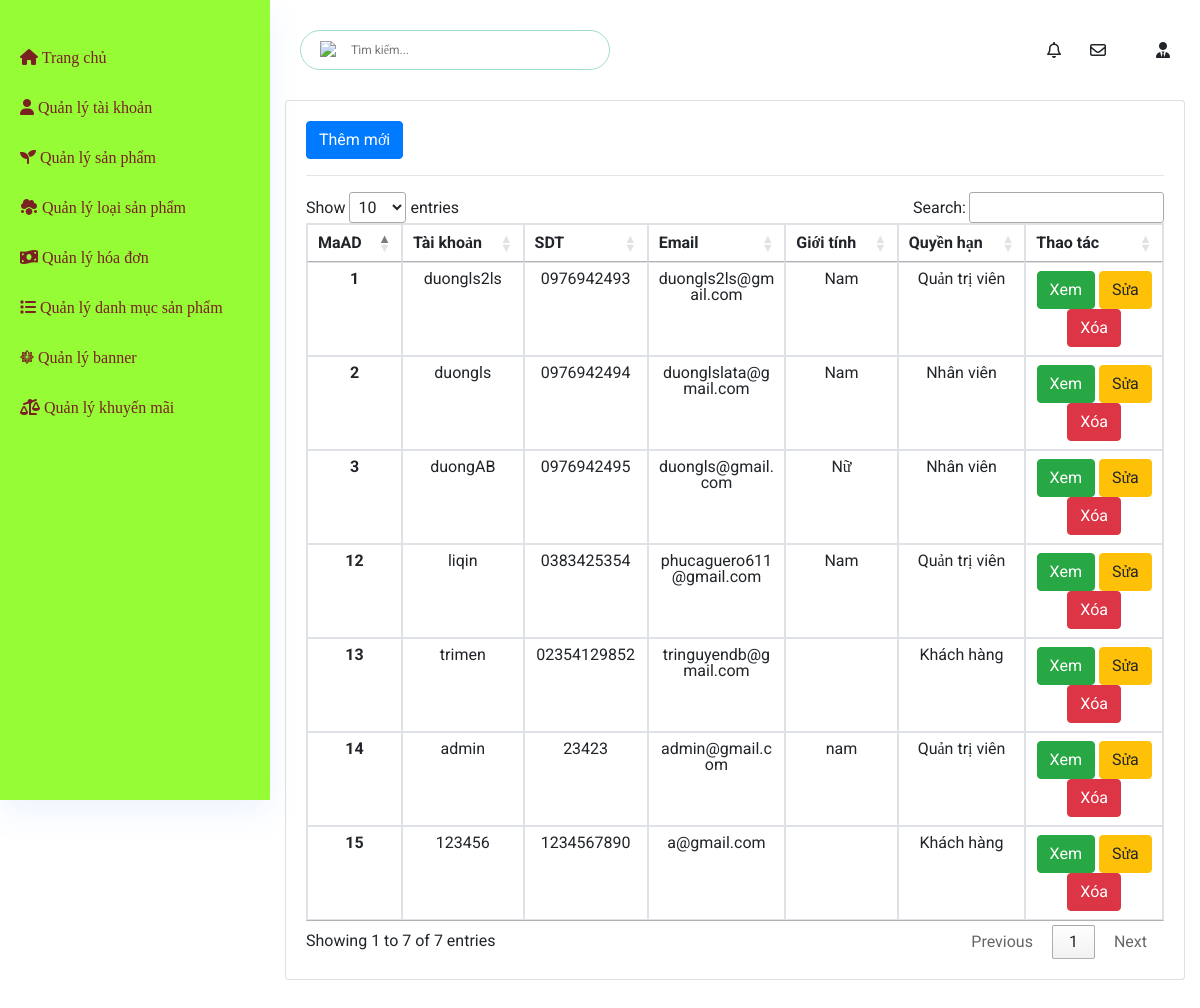
The page /Admin/index.php?mod=nguoidung on the database as committed earlier.
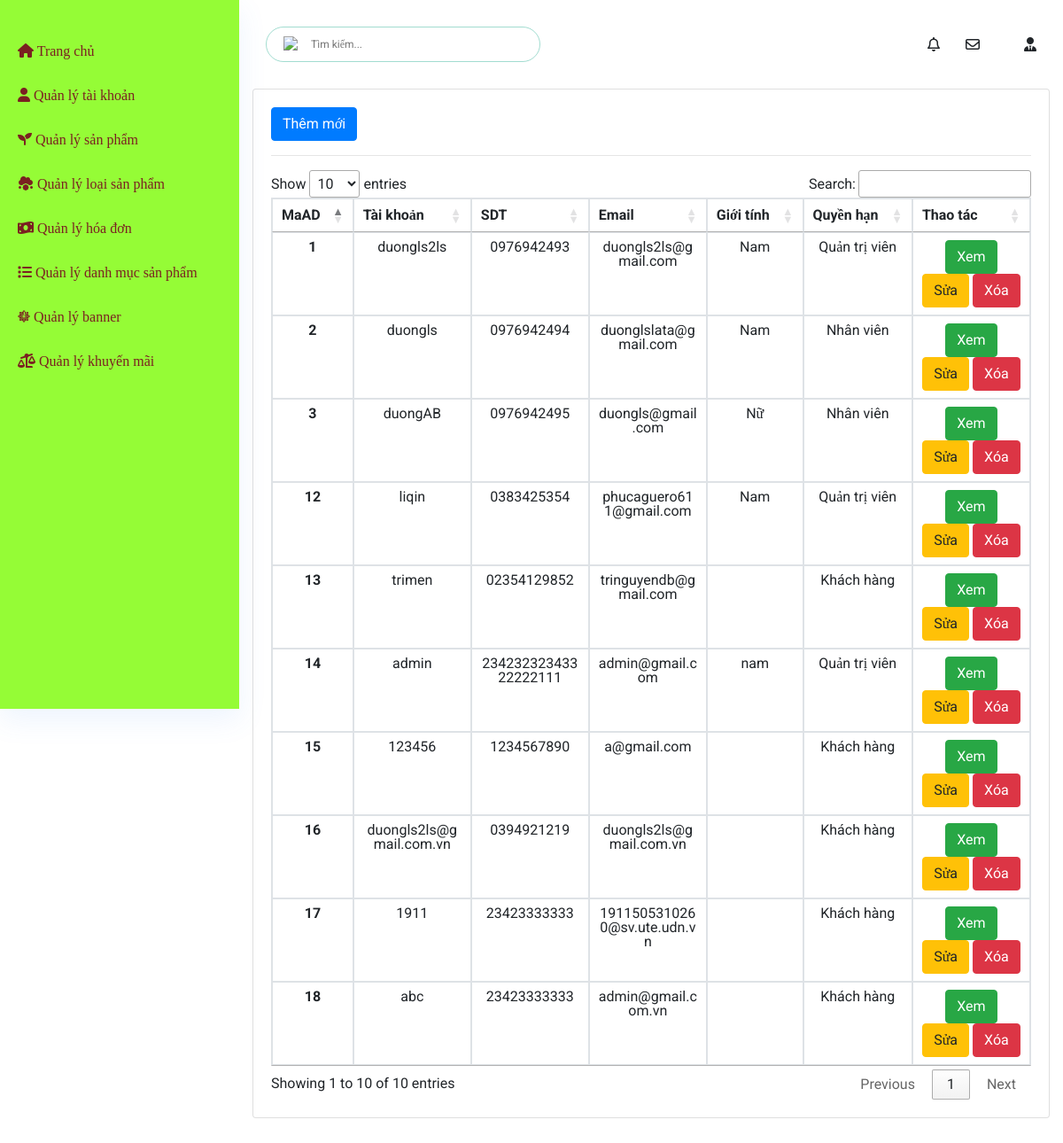
The same page on the database as committed later.
### tables this page shows
CREATE TABLE `nguoidung` (
  `MaND` int(11) NOT NULL,
  `Ho` varchar(20) NOT NULL,
  `Ten` varchar(20) NOT NULL,
  `GioiTinh` varchar(10) NOT NULL,
  `SDT` varchar(20) DEFAULT NULL,
  `Email` varchar(50) NOT NULL,
  `DiaChi` varchar(200) NOT NULL,
  `TaiKhoan` varchar(100) NOT NULL,
  `MatKhau` varchar(100) NOT NULL,
  `MaQuyen` int(11) NOT NULL,
  `TrangThai` int(11) NOT NULL
);

### Admin/Controllers/UserController.php (called while the page is built, shortened)
<?php
class NguoiDungController
{
    var $nguoidung_model;
    public function __construct()
    {
        $this->nguoidung_model = new nguoidung();
    }
    public function list()
    {
        $data = $this->nguoidung_model->all();
        require_once("./Views/indexAD.php");
    }
}

### Admin/Models/connection.php (called while the page is built, shortened)
<?php
    class connection{
        function __construct()
        {
            $severname ="localhost";
            $username ="root";
            $password ="";
            $db_name ="webfood";
            $this->conn = new mysqli($severname,$username,$password,$db_name);
        }
    }
?>

### Admin/Models/model.php (called while the page is built, shortened)
<?php
require_once("connection.php");
class Model
{
    var $table;
    var $contens;
    function __construct()
    {
        $conn_obj = new Connection();
        $this->conn = $conn_obj->conn;
    }
    function all(){
        $query = "select * from $this->table ORDER BY $this->contens ASC";
        require("result.php");
        return $data;
   }
}
?>

### Admin/Models/result.php (called while the page is built)
<?php
$result = $this->conn->query($query);
$data = array();
while ($row = $result->fetch_assoc()) {
    $data[] = $row;
}
?>

### Admin/Views/user/list.php (the view, shortened to what this page needs)
<?php if (1==1) { ?>
<a href="?mod=nguoidung&act=add" type="button" class="btn btn-primary">Thêm mới</a>
<?php } ?>
<hr>
<table class="table table-bordered acountTable" id="dataTable" width="100%" cellspacing="0">
  <thead>
    <tr>
      <th class="th-firt" scope="col">MaAD</th>
      <th scope="col">Tài khoản</th>
      <th scope="col">SDT</th>
      <th scope="col">Email</th>
      <th class="th-firt" scope="col">Giới tính</th>
      <th scope="col">Quyền hạn</th>
      <th>Thao tác</th>
    </tr>
  </thead>
  <tbody>
    <?php
    foreach ($data as $row) { ?>
      <tr>
        <th class="th-firt" scope="row"><?= $row['MaND'] ?></th>
        <td><?= $row['TaiKhoan'] ?></td>
        <td><?= $row['SDT'] ?></td>
        <td><?= $row['Email'] ?></td>
        <td class="th-firt"><?= $row['GioiTinh'] ?></td>
        <td>
          <?php
          if ($row['MaQuyen'] == 2) {
            echo 'Quản trị viên';
          } else {
            if ($row['MaQuyen'] == 1) {
              echo 'Khách hàng';
            } else {
              echo 'Nhân viên';
            }
          }
          ?>
        </td>
        <td>
          <a href="?mod=nguoidung&act=detail&id=<?= $row['MaND'] ?>" type="button" class="btn btn-success">Xem</a>
          <a href="?mod=nguoidung&act=edit&id=<?= $row['MaND'] ?>" type="button" class="btn btn-warning">Sửa</a>
          <a href="?mod=nguoidung&act=delete&id=<?= $row['MaND'] ?>" onclick="return confirm('Bạn có thật sự muốn xóa ?');" type="button" class="btn btn-danger">Xóa</a>
        </td>
      </tr>
    <?php } ?>
  </tbody>
</table>

### Admin/index.php (shortened to what this page needs)
<?php
    $mod = isset($_GET['mod']) ? $_GET['mod'] : "login";
    $act = isset($_GET['act']) ? $_GET['act'] : "admin";
    switch ($mod) {
        case 'nguoidung':
            require_once('Controllers/UserController.php');
            $controller_obj = new NguoiDungController();
            switch ($act) {
                default:
                    $controller_obj->list();
                    break;
            }
            break;
        }
?>

### Admin/Views/indexAD.php (shortened to what this page needs)
<!DOCTYPE html>
<html lang="en">
<head>
    <link rel="stylesheet" href="https://maxcdn.bootstrapcdn.com/bootstrap/4.0.0/css/bootstrap.min.css"
>
    <link rel="stylesheet" href="https://cdnjs.cloudflare.com/ajax/libs/font-awesome/6.0.0-beta2/css/all.min.css"
 />
    <link rel="stylesheet" href="https://unpkg.com/swiper/swiper-bundle.min.css"/>
    <link rel="stylesheet" href="./Public/css/responsive.css">
    <link rel="stylesheet" href="./Public/css/style.css">
    <link rel="stylesheet" href="./Public/css/reset.css">
    <link rel="stylesheet" href="./Public/css/admin.css">
    <link rel="stylesheet" href="../public/css/product.css">
    <link type="text/css" rel="stylesheet" href="https://cdn.datatables.net/1.10.20/css/jquery.dataTables.min.css">
</head>
<body>
  <?php
    require_once("menu.php");
  ?>
  <section class="main_content dashboard_part large_header_bg">
    <?php require_once("head_food/header_admin.php"); ?>
    <div class="container-fluid">
      <div class="card shadow mb-4">
        <div class="card-body">
          <div class="table-responsive">
            <?php
                $mod = isset($_GET['mod']) ? $_GET['mod'] : "login";
                $act = isset($_GET['act']) ? $_GET['act'] : "admin";
                switch ($mod) {
                    case 'nguoidung':
                      require_once('./Controllers/UserController.php');
                      $controller_obj = new NguoiDungController();
                      switch ($act) {
                        default:
                          $controller_obj->list();
                          require_once('user/list.php');
                          break;
                      }
                      break;
              }
            ?>
          </div>
        </div>
      </div>
    </div>
  </section>
</body>
</html>

### Admin/Views/menu.php (shortened to what this page needs)
<nav class="sidebar vertical-scroll ps-container ps-theme-default ps-active-y">
    <div class="logo d-flex justify-content-between">
    </div>
    <ul id="sidebar_menu" class="metismenu">
        <li>
            <a class="has-arrow" href="#" aria-expanded="true">
                <div class="icon_menu">
                    <i class="fas fa-home"></i>
                    <span>Trang chủ</span>
                </div>
            </a>
        </li>
        <li>
            <a class="has-arrow" href="?mod=nguoidung" aria-expanded="true">
                <div class="icon_menu">
                    <i class="fas fa-user" aria-expanded="true"></i>
                    <span>Quản lý tài khoản</span>
                </div>
            </a>
        </li>
        <li>
            <a class="has-arrow" href="?mod=sanpham" aria-expanded="true">
                <div class="icon_menu">
                    <i class="fas fa-seedling"></i>
                    <span>Quản lý sản phẩm</span>
                </div>
            </a>
        </li>
        <li>
            <a class="has-arrow" href="?mod=loaisanpham" aria-expanded="true">
                <div class="icon_menu">
                    <i class="fas fa-cloud-meatball"></i>
                    <span>Quản lý loại sản phẩm</span>
                </div>
            </a>
        </li>
        <li>
            <a class="has-arrow" href="#" aria-expanded="true">
                <div class="icon_menu">
                    <i class="fas fa-money-bill-wave"></i>
                    <span>Quản lý hóa đơn</span>
                </div>
            </a>
        </li>
        <li>
            <a class="has-arrow" href="?mod=category" aria-expanded="true">
                <div class="icon_menu">
                    <i class="fas fa-list"></i>
                    <span>Quản lý danh mục sản phẩm</span>
                </div>
            </a>
        </li>
        <li>
            <a class="has-arrow" href="#" aria-expanded="true">
                <div class="icon_menu">
                    <i class="fab fa-centos"></i>
                    <span>Quản lý banner</span>
                </div>
            </a>
        </li>
        <li>
            <a class="has-arrow" href="#" aria-expanded="true">
                <div class="icon_menu">
                    <i class="fas fa-balance-scale-left"></i>
                    <span>Quản lý khuyến mãi</span>
                </div>
            </a>
        </li>
    </ul>
</nav>

### Admin/Views/head_food/header_admin.php
<div class="container-fluid no-gutters">
    <div class="row">
        <div class="col-lg-12 p-0 ">
            <div class="header_iner d-flex justify-content-between align-items-center">
              <div class="serach_field-area d-flex align-items-center">
                <div class="search_inner">
                  <form action="#">
                    <div class="search_field">
                      <input type="text" placeholder="Tìm kiếm...">
                    </div>
                    <button type="submit">
                      <img src="https://img.icons8.com/material-outlined/24/000000/search--v1.png"/>
                    </button>
                  </form>
                </div>
              </div>
              <div class="header_right d-flex justify-content-between align-items-center">
                  <div class="header_notification_warp d-flex align-items-center">
                    <li>
                      <a class="bell_notification_clicker nav-link-notify">
                        <i class="far fa-bell"></i>
                      </a>
                    </li>
                    <li>
                      <a class="CHATBOX_open nav-link-notify">
                        <i class="far fa-envelope"></i>
                      </a>
                    </li>
                  </div>
                  <div class="profile_info">
                    <i class="fas fa-user-tie"></i>
                  </div>
                </div>
            </div>
        </div>
    </div>
</div>

### Admin/Public/css/style.css (style rules this page uses)
:root { --cl-green: #4eb92d; --cl-red: #ed1b36; --cl-orange: #f1975f; --cl-text: #686868; --cl-title: #1e1e1e; }
body { width: 100%; height: 100%; box-sizing: border-box; overflow-x: hidden; font-family: 'Roboto', 'sans-serif'; }
html { font-size: 62.5%; line-height: 1.6; }
a { color: #1e1e1e; }

### Admin/Public/css/admin.css (style rules this page uses)
.sidebar { height: 100vh; left: 0; top: 0; padding-bottom: 50px; position: fixed; width: 270px; z-index: 999; overflow: hidden; overflow-y: auto; transition: 0.5s; background: #95fc36; box-shadow: 0 12px 30px rgb(80 143 244 / 10%); }
.ps-container { -ms-touch-action: none; touch-action: none; overflow: hidden !important; }
.sidebar .logo { padding: 5px; background: #95fc36; }
.sidebar #sidebar_menu > li { margin-left: 0px; margin-right: 20px; }
.sidebar #sidebar_menu > li a { font-size: 16px; font-weight: 400; color: #7a2121 !important; margin-left: 30px; background: #fff; transition: .3s; position: relative; z-index: 0; grid-template-columns: 34px auto; align-items: center; position: relative; background: transparent; color: #8890B5; margin-top: 25px; font-family: "Comfortaa", cursive; }
.sidebar #sidebar_menu li a .icon_menu { margin-left: 20px; height: 34px; text-align: left; line-height: 32px; }
.header_iner { background-color: #FFFFFF; position: fixed; top: 0; z-index: 99; padding: 30px; position: relative; border-radius: 0px; margin: 0; background: #FFFFFF; border-radius: 0; }
.main_content { padding-left: 270px; width: 100%; padding-top: 0px !important; transition: .5s; position: relative; min-height: 100vh; padding-bottom: 80px; }
.no-gutters { margin-right: 0; margin-left: 0; }
.container-fluid { width: 100%; padding-right: 15px; padding-left: 15px; margin-right: auto; margin-left: auto; }
.serach_field-area { width: 310px; position: relative; }
.serach_field-area .search_inner { width: 100%; }
.serach_field-area .search_inner input { color: #86898E; font-size: 12px; height: 40px; width: 100%; padding-left: 50px; border: 0; padding-right: 15px; background: transparent; border-radius: 30px; border: 0; border: 1px solid rgba(100, 197, 177, 0.6); font-weight: 400; }
.serach_field-area .search_inner button { position: absolute; left: 0; top: 0; height: 100%; background: transparent; font-size: 12px; border: 0; padding-left: 20px; padding-right: 13px; }
.header_iner .header_right .header_notification_warp { margin-right: 50px; margin-left: 40px; }
.header_iner .header_right .header_notification_warp li { display: inline-block; position: relative; }
.header_iner .header_right .header_notification_warp li > a { position: relative; margin-right: 29px; }
.header_iner .header_right .header_notification_warp li:last-child a { margin-right: 0; }
.profile_info { position: relative; }
.profile_info i { max-width: 42px; max-height: 42px; border-radius: 50%; cursor: pointer; }

### public/css/product.css (style rules this page uses)
.main_content { width: 100%; background-color: var(--cl-backad); }
.product-table th,td { border: #e3e6f0 solid 1px; padding: 20px; }
.acountTable { margin: 0 !important; width: 100%; font-size: 1rem; }
.acountTable th, .acountTable td { text-align: center; max-width: 100px; }

Rows that differ between the two databases and show on the page:
changed nguoidung "admin": SDT "23423" → "23423232343322222111"
added nguoidung: MaND "16", TaiKhoan "duongls2ls@gmail.com.vn", SDT "0394921219", Email "duongls2ls@gmail.com.vn", shows "Khách hàng"
added nguoidung: MaND "17", TaiKhoan "1911", SDT "23423333333", Email "1911505310260@sv.ute.udn.vn", shows "Khách hàng"
added nguoidung: MaND "18", TaiKhoan "abc", SDT "23423333333", Email "admin@gmail.com.vn", shows "Khách hàng"
Other text that changed with them:
text written by a page script: "Show entries Search: Showing 1 to 7 of 7 entries Previous 1 Next" → "Show entries Search: Showing 1 to 10 of 10 entries Previous 1 Next"
